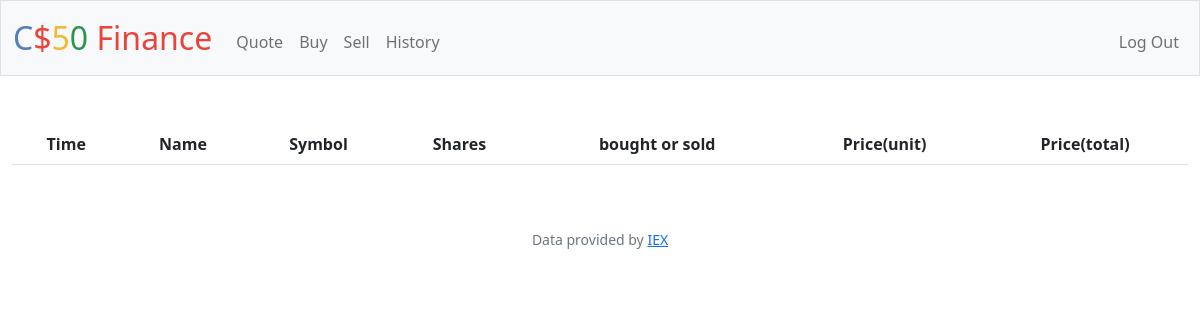
Page /history (signed in) on the earlier database version.
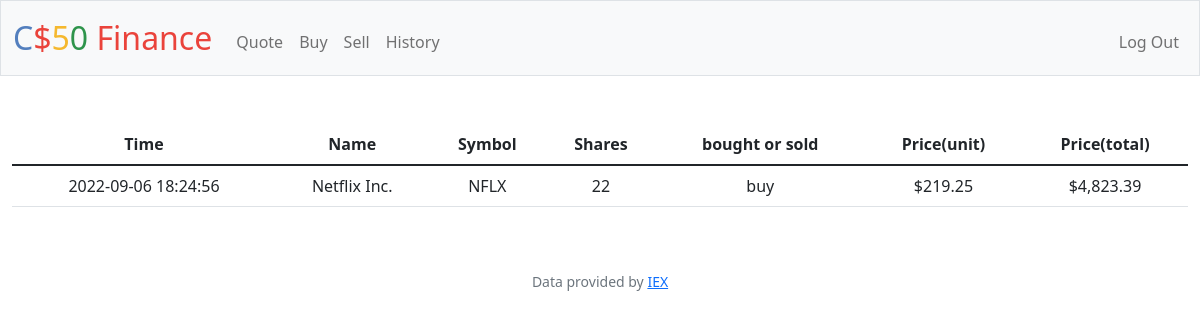
Same page on the later database version.
### tables this page shows
CREATE TABLE users_shares_history(user_id INTEGER, timestamp DATETIME DEFAULT CURRENT_TIMESTAMP, company_name TEXT NOT NULL ,symbol TEXT NOT NULL, num_shares INTEGER NOT NULL, buy_sell TEXT NOT NULL, unity_price NUMERIC NOT NULL, total_price NUMERIC NOT NULL);

### app.py (the view)
@app.route("/history")
@login_required
def history():
    if request.method == "POST":
        return redirect('/history')
    else:
        history = db.execute("SELECT * FROM users_shares_history WHERE user_id = ? ORDER BY timestamp DESC", session['user_id'])
        return render_template('history.html', history=history)

### app.py (called while the page is built)
@app.after_request
def after_request(response):
    response.headers["Cache-Control"] = "no-cache, no-store, must-revalidate"
    response.headers["Expires"] = 0
    response.headers["Pragma"] = "no-cache"
    return response

### helpers.py (called while the page is built)
def login_required(f):
    @wraps(f)
    def decorated_function(*args, **kwargs):
        if session.get("user_id") is None:
            return redirect("/login")
        return f(*args, **kwargs)
    return decorated_function

def usd(value):
    return f"${value:,.2f}"

### templates/history.html (shortened to what this page needs)
{% extends "layout.html" %}
{% block main %}
<div>
    <table class="table">
        <thead>
            <tr>
                <th>Time</th>
                <th>Name</th>
                <th>Symbol</th>
                <th>Shares</th>
                <th>bought or sold</th>
                <th>Price(unit)</th>
                <th>Price(total)</th>
            </tr>
        </thead>
        <tbody>
            {% for row in history %}
            <tr>
                <td>{{row["timestamp"]}}</td>
                <td>{{row["company_name"]}}</td>
                <td>{{row['symbol']}}</td>
                <td>{{row['num_shares']}}</td>
                <td>{{row['buy_sell']}}</td>
                <td>{{row["unity_price"] | usd}}</td>
                <td>{{row["total_price"] | usd}}</td>
            </tr>
            {% endfor %}
        </tbody>
    </table>
</div>
{% endblock %}

### templates/layout.html (shortened to what this page needs)
<!DOCTYPE html>
<html lang="en">
    <head>
        <link href="https://cdn.jsdelivr.net/npm/bootstrap@5.1.3/dist/css/bootstrap.min.css" rel="stylesheet">
        <link href="/static/styles.css" rel="stylesheet">
    </head>
    <body>
        <nav class="bg-light border navbar navbar-expand-md navbar-light">
            <div class="container-fluid">
                <a class="navbar-brand" href="/"><span class="blue">C</span><span class="red">$</span><span class="yellow">5</span><span class="green">0</span> <span class="red">Finance</span></a>
                <div class="collapse navbar-collapse" id="navbar">
                    {% if session["user_id"] %}
                        <ul class="navbar-nav me-auto mt-2">
                            <li class="nav-item"><a class="nav-link" href="/quote">Quote</a></li>
                            <li class="nav-item"><a class="nav-link" href="/buy">Buy</a></li>
                            <li class="nav-item"><a class="nav-link" href="/sell">Sell</a></li>
                            <li class="nav-item"><a class="nav-link" href="/history">History</a></li>
                        </ul>
                        <ul class="navbar-nav ms-auto mt-2">
                            <li class="nav-item"><a class="nav-link" href="/logout">Log Out</a></li>
                        </ul>
                    {% else %}
                        <ul class="navbar-nav ms-auto mt-2">
                            <li class="nav-item"><a class="nav-link" href="/register">Register</a></li>
                            <li class="nav-item"><a class="nav-link" href="/login">Log In</a></li>
                        </ul>
                    {% endif %}
                </div>
            </div>
        </nav>
        <main class="container-fluid py-5 text-center">
            {% block main %}{% endblock %}
        </main>
        <footer class="mb-5 small text-center text-muted">
            Data provided by <a href="https://iexcloud.io/">IEX</a>
        </footer>
    </body>
</html>

### static/styles.css (style rules this page uses)
nav .navbar-brand { font-size: xx-large; }
nav .navbar-brand .blue { color: #537fbe; }
nav .navbar-brand .red { color: #ea433b; }
nav .navbar-brand .yellow { color: #f5b82e; }
nav .navbar-brand .green { color: #2e944b; }

Differences in the rows shown:
added users_shares_history: timestamp "2022-09-06 18:24:56", company_name "Netflix Inc.", symbol "NFLX", num_shares "22", buy_sell "buy", unity_price "$219.25", total_price "$4,823.39"
